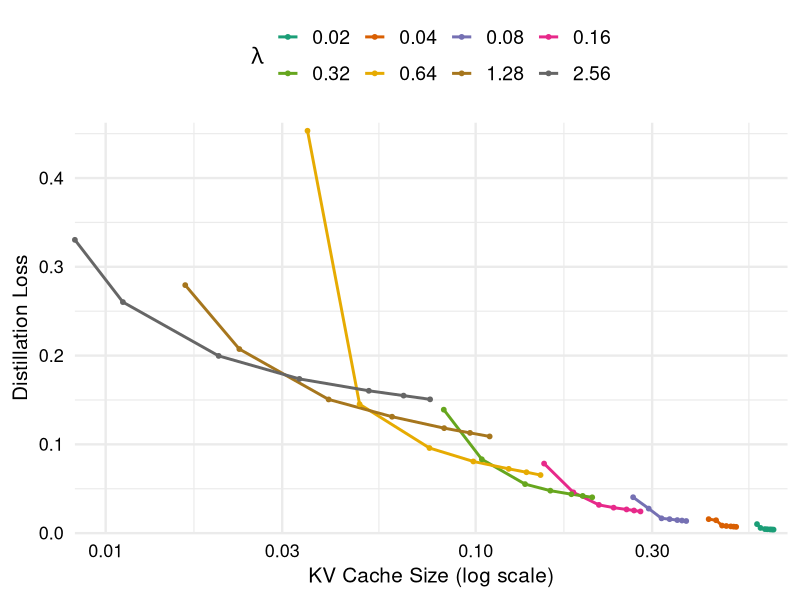

Write R code to recreate this figure.
library(tidyverse)

data <- read_csv("data/threshold.csv") %>%
  arrange(lambda, threshold) %>%
  mutate(lambda = factor(lambda, levels = sort(unique(lambda))))

fig <- ggplot(data, aes(x = kv_size, y = distill_loss, colour = lambda)) +
  geom_line(linewidth = 1) +
  geom_point(size = 1.3) +
  scale_colour_brewer(palette = "Dark2") +
  scale_x_log10(
    breaks = scales::log_breaks(n = 6),
    labels = scales::label_number(),
    expand = expansion(mult = c(0, 0.02))
  ) +
  scale_y_continuous(
    limits = c(0, NA),
    breaks = scales::pretty_breaks(n = 6),
    expand = expansion(mult = c(0, 0.02))
  ) +
  guides(colour = guide_legend(nrow = 2, byrow = TRUE)) +
  labs(
    x = "KV Cache Size (log scale)",
    y = "Distillation Loss",
    colour = expression(lambda)
  ) +
  coord_cartesian(clip = "off") +
  theme_minimal(base_size = 18) +
  theme(
    legend.position = "top",
    legend.title = element_text(size = 16),
    legend.text = element_text(size = 14),
    axis.text.x = element_text(size = 13, colour = "black"),
    axis.text.y = element_text(size = 13, colour = "black"),
    axis.title.x = element_text(size = 15),
    axis.title.y = element_text(size = 15),
  )

ggsave("threshold.pdf", fig, width = 6.0, height = 4.0, units = "in")
